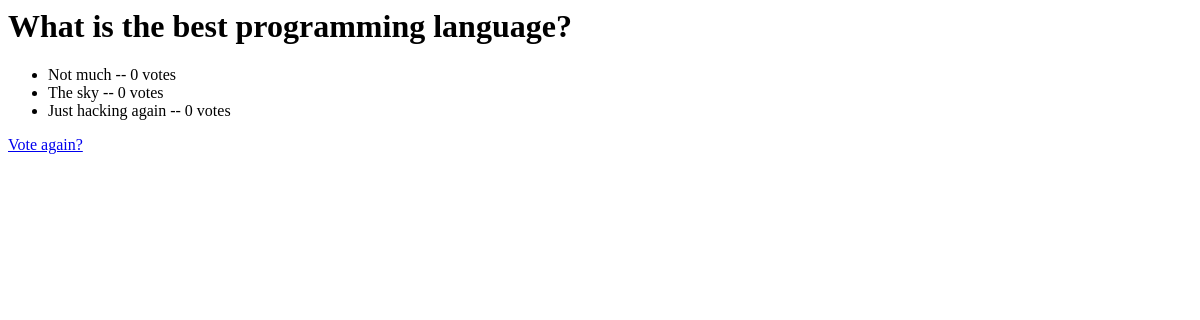
The app's page /polls/view/1/results/, older data.
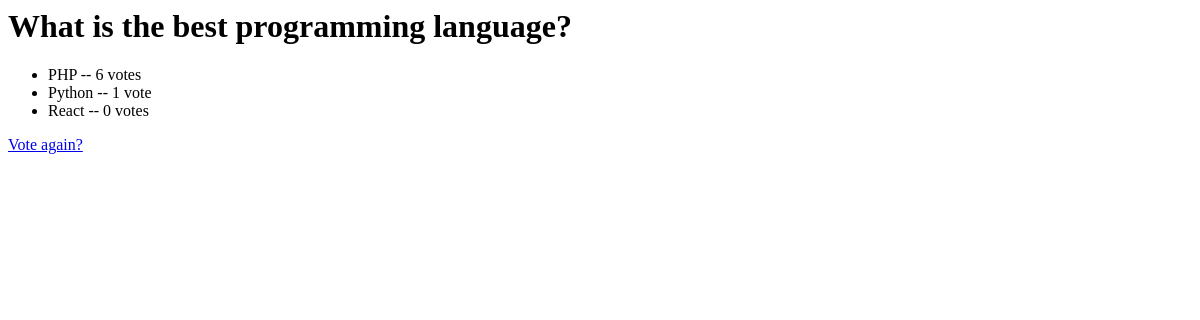
The same page, newer data.
### polls/models.py (models this page shows, shortened)
class Choice(models.Model):
    question = models.ForeignKey(Question, on_delete=models.CASCADE)
    choice_text = models.CharField(max_length=200)
    votes = models.IntegerField(default=0)

### polls/views.py (the view)
# urls.py: url(r'^view/(?P<pk>[0-9]+)/results/$', views.ResultsView.as_view(), name='view_results'),
class ResultsView(generic.DetailView):
    model = Question
    template_name = 'polls_views/results.html'

### polls/templates/polls_views/results.html
<h1>{{ question.question_text }}</h1>
<ul>
    {% for choice in question.choice_set.all %}
        <li>{{ choice.choice_text }} -- {{ choice.votes }} vote{{ choice.votes|pluralize }}</li>
    {% endfor %}
</ul>
<a href="{% url 'polls:view_detail' question.id %}">Vote again?</a>

Row changes from the older to the newer data that the page shows:
no longer on this page (row edited): Choice: choice_text "Not much", votes "0"
no longer on this page (row edited): Choice: choice_text "The sky", votes "0"
no longer on this page (row edited): Choice: choice_text "Just hacking again", votes "0"
added Choice: choice_text "PHP", votes "6"
added Choice: choice_text "Python", votes "1"
added Choice: choice_text "React", votes "0"
